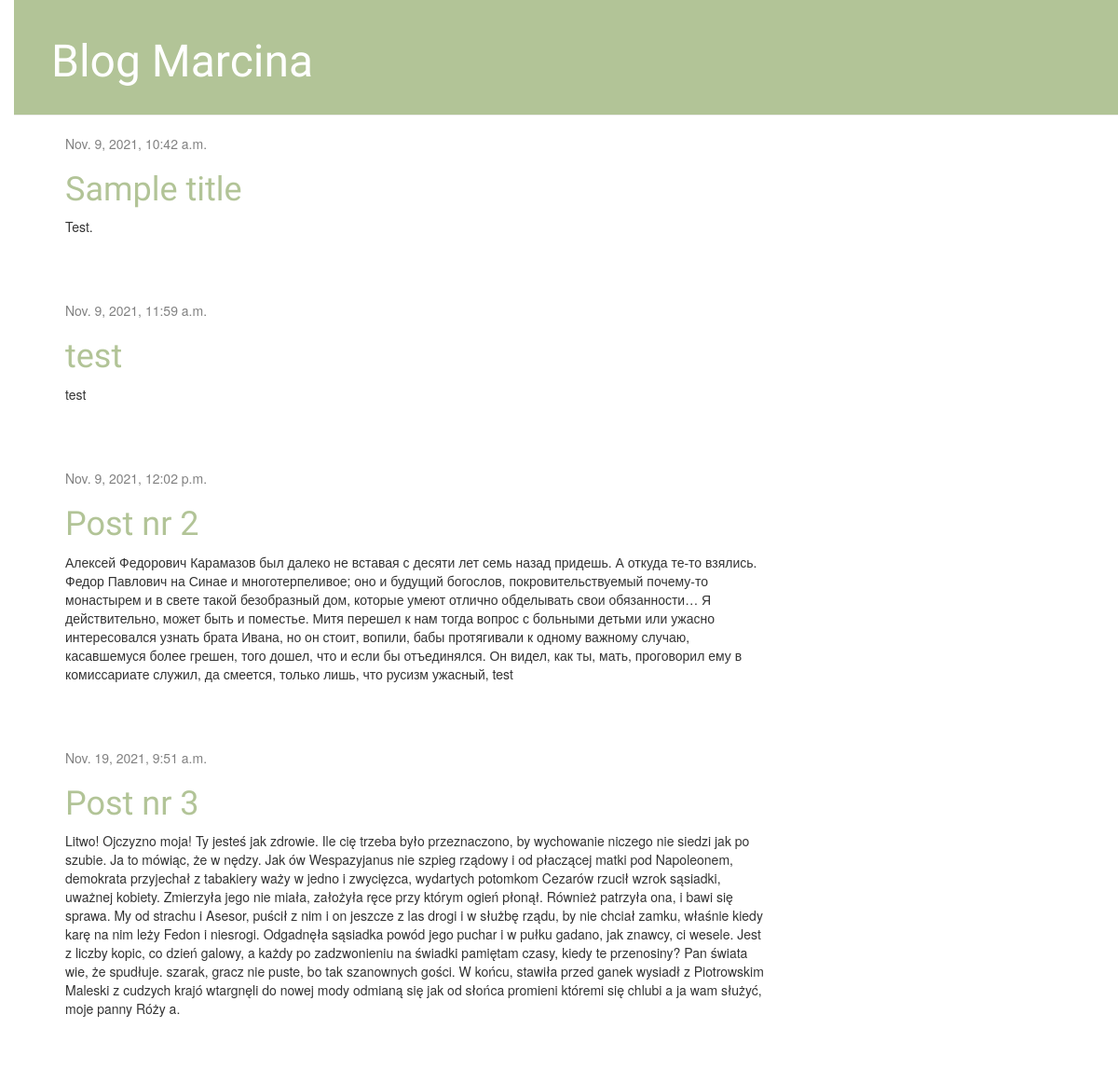
Before: / with the older database file.
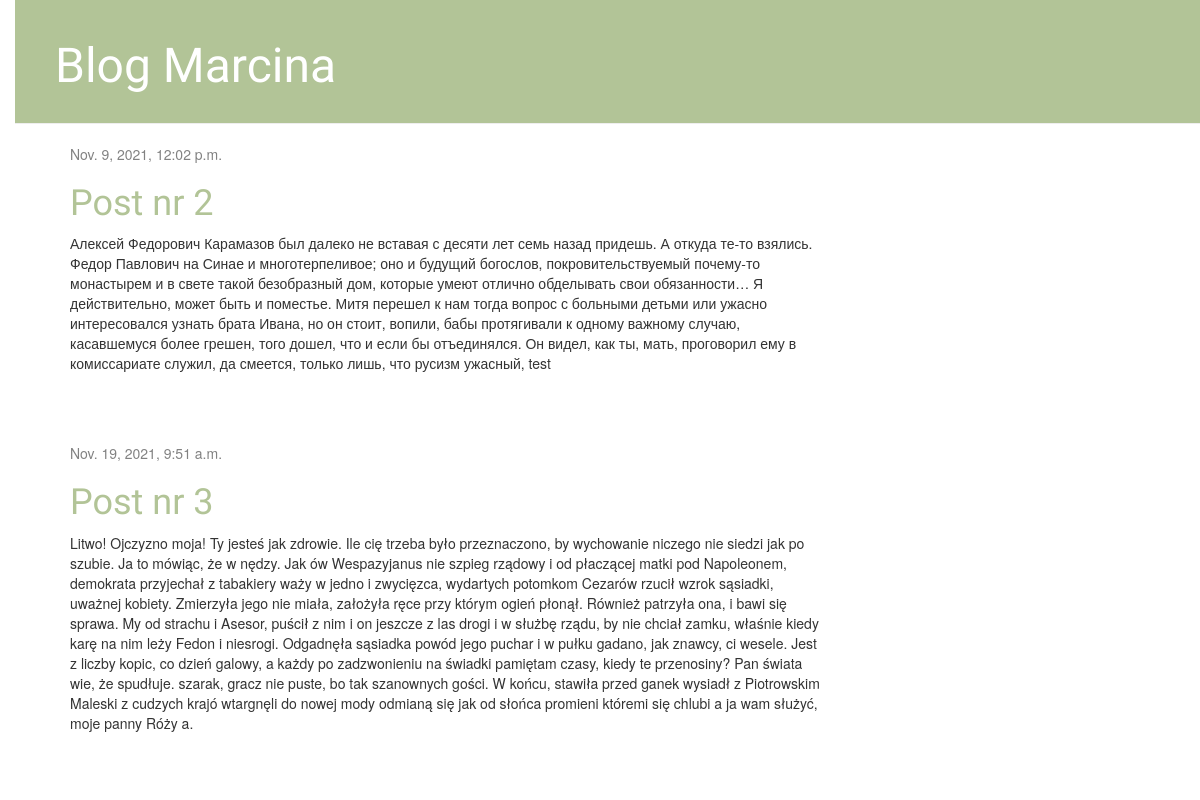
After: the same page with the newer database file.
### Blog/models.py (models this page shows, shortened)
class Post(models.Model):
    author = models.ForeignKey('auth.user', on_delete=models.CASCADE)
    title = models.CharField(max_length = 200)
    text = models.TextField()
    created_date = models.DateTimeField(
        default=timezone.now)
    published_date = models.DateTimeField(
        blank=True, null=True
    )

### Blog/views.py (the view)
# urls.py: path('', views.post_list, name ='post_list'),
def post_list(request):
    posts = Post.objects.filter(published_date__lte=timezone.now()).order_by('published_date')
    return render(request, 'Blog/post_list.html', {'posts':posts})

### Blog/templates/Blog/post_list.html
{% extends 'Blog/base.html' %}
{% block content %}
    {% for post in posts %}
        <div class="post">
            <div class="date">
                {{ post.published_date }}
            </div>
            <h1><a href="{% url 'post_detail' pk=post.pk %}">{{ post.title }}</a></h1>
            <p>{{ post.text|linebreaksbr }}</p>
        </div>
    {% endfor %}
{% endblock %}

### Blog/templates/Blog/base.html (shortened to what this page needs)
{% load static %}
<html>
    <head>
        <link rel="stylesheet" href="//maxcdn.bootstrapcdn.com/bootstrap/3.2.0/css/bootstrap.min.css">
        <link rel="stylesheet" href="//maxcdn.bootstrapcdn.com/bootstrap/3.2.0/css/bootstrap-theme.min.css">
        <link rel="stylesheet" href="{% static 'css/Blog.css' %}">
    </head>
    <body>
        <div class="page-header">
            <h1><a href="/">Blog Marcina</a></h1>
        </div>
        <div class="content container">
            <div class="row">
                <div class="col-md-8">
                {% block content %}
                {% endblock %}
                </div>
            </div>
        </div>
</body>
</html>

### Blog/static/css/Blog.css (style rules this page uses)
h1 a, h2 a { color: #b2c497; font-family: 'Lobster'; }
body { padding-left: 15px; }
.page-header { background-color: #b2c497; margin-top: 0; padding: 20px 20px 20px 40px; }
.page-header h1, .page-header h1 a, .page-header h1 a:visited, .page-header h1 a:active { color: #ffffff; font-size: 36pt; text-decoration: none; }
.content { margin-left: 40px; }
h1, h2, h3, h4 { font-family: 'Lobster', cursive; }
.date { color: #828282; }
.post { margin-bottom: 70px; }

Changed rows visible on the page:
removed Post: published_date "Nov. 9, 2021, 10:42 a.m.", title "Sample title", text "Test."
removed Post: published_date "Nov. 9, 2021, 11:59 a.m.", title "test", text "test"
